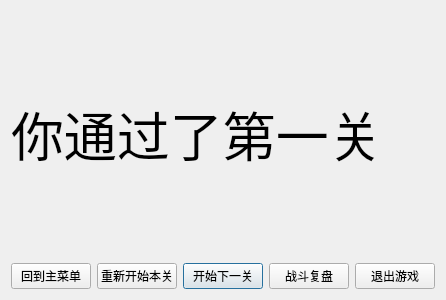
<?xml version="1.0" encoding="UTF-8"?>
<ui version="4.0">
 <class>FirstlyWinDialog</class>
 <widget class="QDialog" name="FirstlyWinDialog">
  <property name="geometry">
   <rect>
    <x>0</x>
    <y>0</y>
    <width>400</width>
    <height>300</height>
   </rect>
  </property>
  <property name="windowTitle">
   <string>Dialog</string>
  </property>
  <layout class="QGridLayout" name="gridLayout">
   <item row="1" column="2">
    <widget class="QPushButton" name="toNextBtn">
     <property name="text">
      <string>开始下一关</string>
     </property>
    </widget>
   </item>
   <item row="1" column="0">
    <widget class="QPushButton" name="toInitBtn">
     <property name="text">
      <string>回到主菜单</string>
     </property>
    </widget>
   </item>
   <item row="0" column="0" colspan="5">
    <widget class="QLabel" name="label">
     <property name="font">
      <font>
       <pointsize>40</pointsize>
      </font>
     </property>
     <property name="text">
      <string>你通过了第一关</string>
     </property>
    </widget>
   </item>
   <item row="1" column="1">
    <widget class="QPushButton" name="restartBtn">
     <property name="text">
      <string>重新开始本关</string>
     </property>
    </widget>
   </item>
   <item row="1" column="4">
    <widget class="QPushButton" name="exitBtn">
     <property name="text">
      <string>退出游戏</string>
     </property>
    </widget>
   </item>
   <item row="1" column="3">
    <widget class="QPushButton" name="reviewBtn">
     <property name="text">
      <string>战斗复盘</string>
     </property>
    </widget>
   </item>
  </layout>
 </widget>
 <resources/>
 <connections>
  <connection>
   <sender>exitBtn</sender>
   <signal>clicked()</signal>
   <receiver>FirstlyWinDialog</receiver>
   <slot>close()</slot>
   <hints>
    <hint type="sourcelabel">
     <x>339</x>
     <y>269</y>
    </hint>
    <hint type="destinationlabel">
     <x>199</x>
     <y>149</y>
    </hint>
   </hints>
  </connection>
  <connection>
   <sender>restartBtn</sender>
   <signal>clicked()</signal>
   <receiver>FirstlyWinDialog</receiver>
   <slot>close()</slot>
   <hints>
    <hint type="sourcelabel">
     <x>159</x>
     <y>269</y>
    </hint>
    <hint type="destinationlabel">
     <x>199</x>
     <y>149</y>
    </hint>
   </hints>
  </connection>
  <connection>
   <sender>toInitBtn</sender>
   <signal>clicked()</signal>
   <receiver>FirstlyWinDialog</receiver>
   <slot>close()</slot>
   <hints>
    <hint type="sourcelabel">
     <x>59</x>
     <y>269</y>
    </hint>
    <hint type="destinationlabel">
     <x>199</x>
     <y>149</y>
    </hint>
   </hints>
  </connection>
  <connection>
   <sender>toNextBtn</sender>
   <signal>clicked()</signal>
   <receiver>FirstlyWinDialog</receiver>
   <slot>close()</slot>
   <hints>
    <hint type="sourcelabel">
     <x>249</x>
     <y>269</y>
    </hint>
    <hint type="destinationlabel">
     <x>199</x>
     <y>149</y>
    </hint>
   </hints>
  </connection>
 </connections>
</ui>
